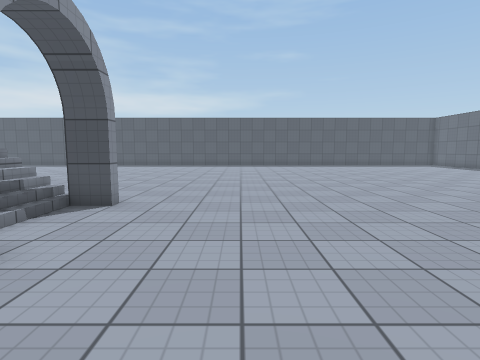
[1] (above)

23 first-person views from a walk through a 3-D level made in the Unity game engine. The camera is 1.3 m above the floor, tilts 6° down and sees 80° across. The floor is counted in squares, 1 m on a side. Each view is taken from the middle of a square. On the plan, view 1 faces up. The plan holds only what a view shows up to about 13 squares ahead; the rest is blank. The place goes on beyond the plan. The player character is not drawn. Surface patterns are stand-ins for the level's own textures.

[2]
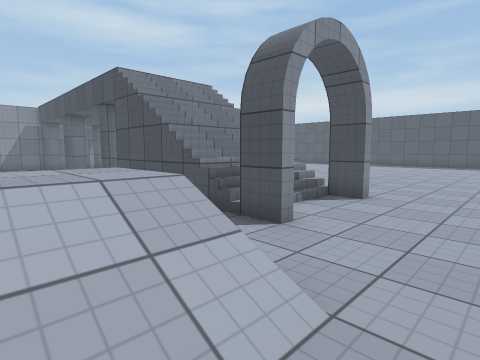

[3]
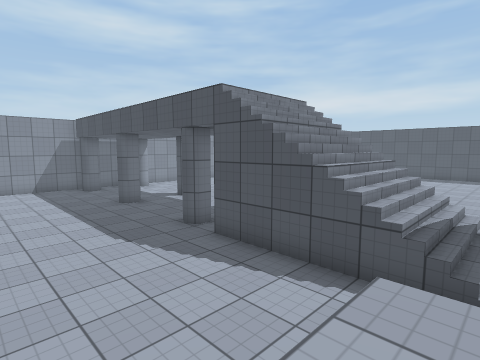

[4]
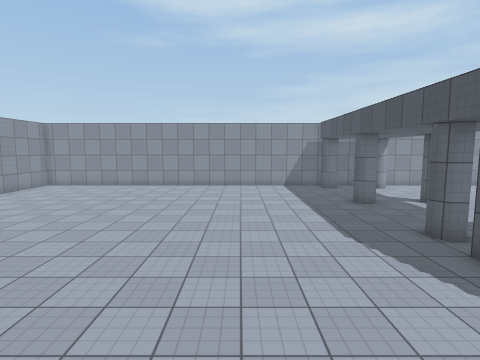

[5]
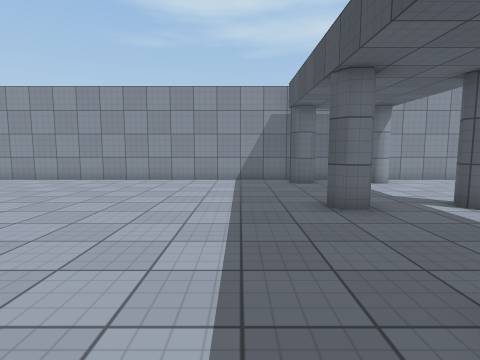

[6]
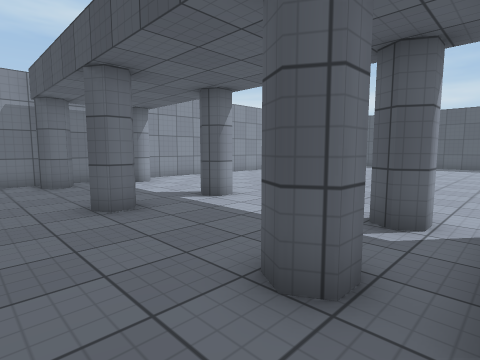

[7]
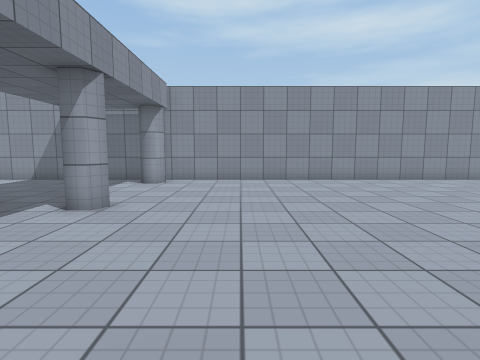

[8]
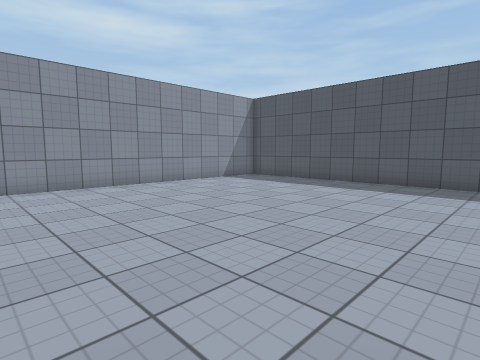

[9]
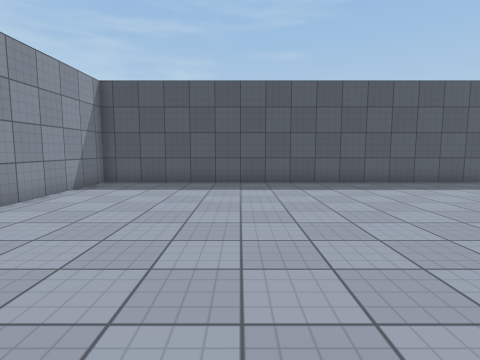

[10]
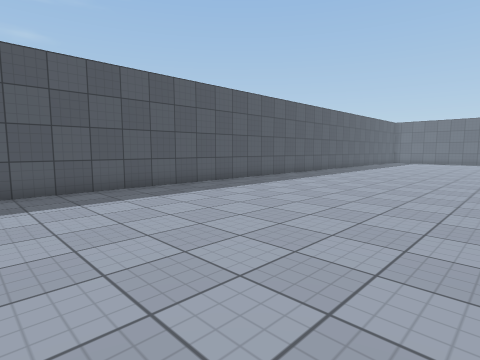

[11]
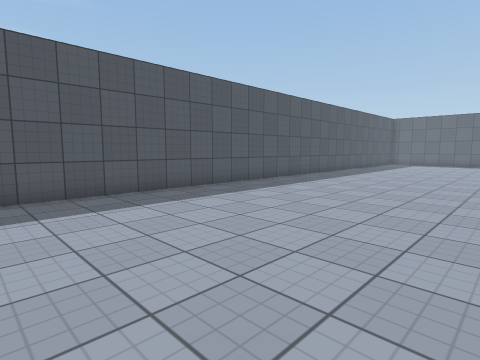

[12]
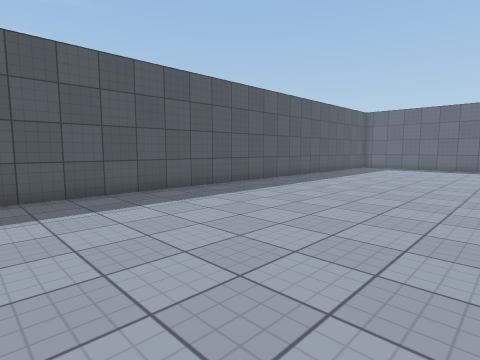

[13]
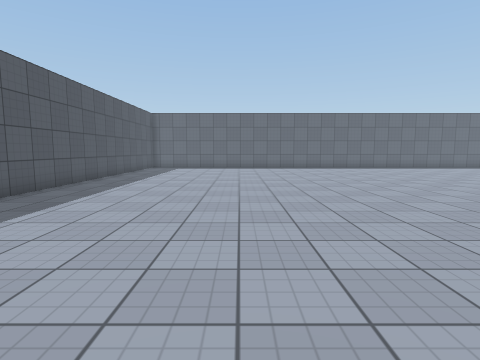

[14]
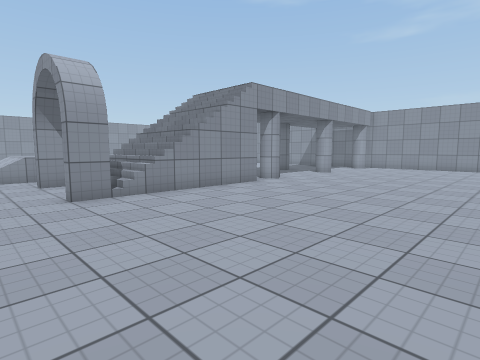

[15]
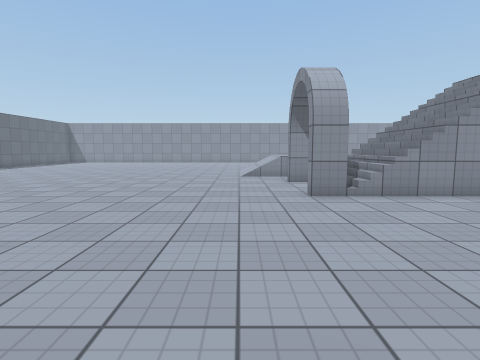

[16]
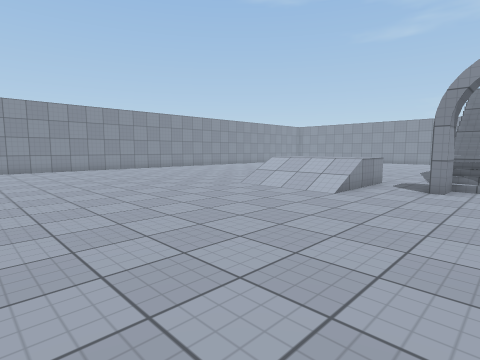

[17]
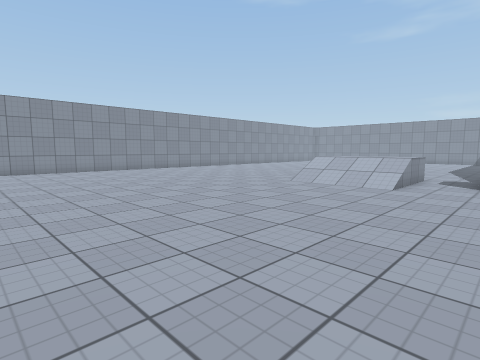

[18]
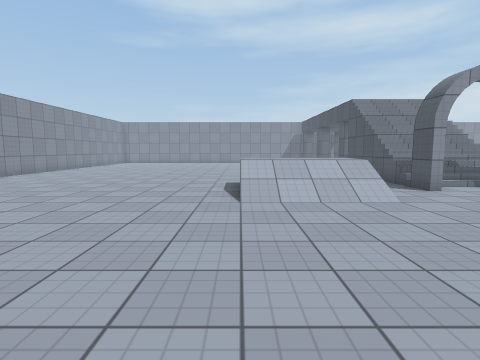

[19]
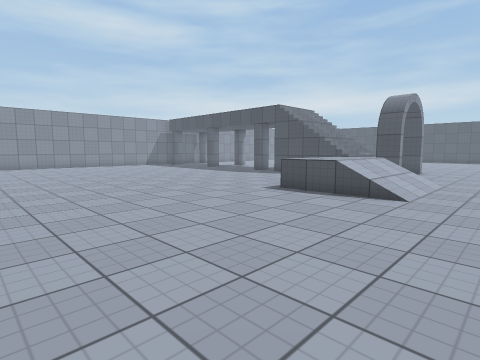

[20]
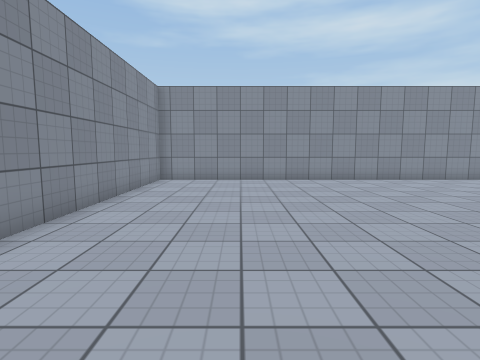

[21]
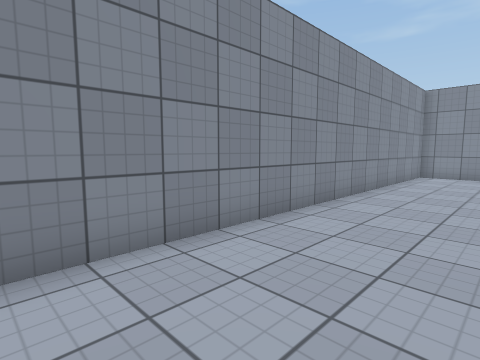

[22]
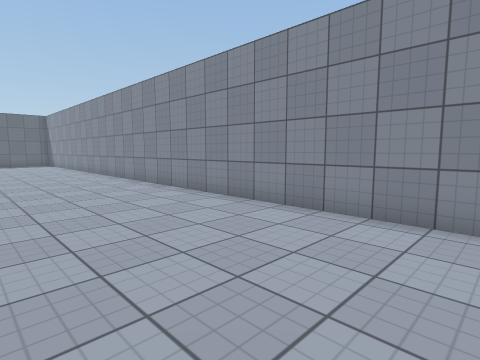

[23]
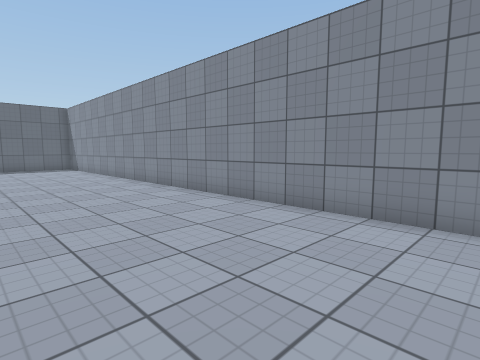

### Floor plan
Key: @ floor where view 1 was taken; # wall or solid block; x gap in a wall; . main floor; : floor 1 m higher than the main floor; / step, stairs or slope; = window, fence, low wall or low ledge.
Columns run from 23 left of view 1 to 9 right of it. Each row starts with its distance up from view 1.
 25 ################################
 24 #...............................
 23 #...............................
 22 #...............................
 21 #...............................
 20 #................................
 19 #................................
 18 #................................
 17 #................................
 16 #...............................
 15 #...............................
 14 #...............................
 13 #................................
 12 #................................
 11 #................................
 10 #................................
  9 #...............................
  8 #...............................
  7 ###...##...##/////=x#.........
  6 ###...##...##///////...........
  5 #............///////............
  4 ###...##... #///////.............
  3 ###...##...##//////x#............
  2 #................................
  1 #.................=./=/..........
  0 #..................:///@.........
 -1 #..................:///..........
 -2 #..................:///..........
 -3 #..................:///.........
 -4 #...............................
 -5 #...............................
 -6 #...............................
 -7 #...............................
 -8 #...............................
 -9 #...............................
-10 #................................
-11 #................................
-12 #................................
-13 #................................
-14 #...............................
-15 ################################

Positions as (right, up) in squares from view 1, and headings:
1: (0, 0), facing up
2: (0, -1), facing up-left
3: (-4, -2), facing up-left
4: (-4, -2), facing left
5: (-10, 1), facing left
6: (-10, 1), facing up-left
7: (-10, 10), facing left
8: (-12, 13), facing up-left
9: (-17, 13), facing up
10: (-15, 15), facing up-right
11: (-11, 16), facing up-right
12: (-5, 16), facing up-right
13: (-5, 18), facing right
14: (-1, 15), facing down-left
15: (-1, 15), facing down
16: (7, 5), facing down-left
17: (9, 4), facing down-left
18: (6, -3), facing left
19: (1, -11), facing up-left
20: (-10, -11), facing left
21: (-7, -11), facing down-left
22: (-11, -9), facing down-right
23: (-5, -9), facing down-right
